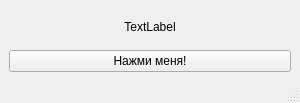
<?xml version="1.0" encoding="UTF-8"?>
<ui version="4.0">
 <class>MainWindow</class>
 <widget class="QMainWindow" name="MainWindow">
  <property name="geometry">
   <rect>
    <x>0</x>
    <y>0</y>
    <width>300</width>
    <height>103</height>
   </rect>
  </property>
  <property name="windowTitle">
   <string>My First GUI</string>
  </property>
  <widget class="QWidget" name="centralwidget">
   <layout class="QHBoxLayout" name="horizontalLayout">
    <item>
     <layout class="QVBoxLayout" name="verticalLayout">
      <item>
       <widget class="QLabel" name="MyForm">
        <property name="enabled">
         <bool>true</bool>
        </property>
        <property name="text">
         <string>TextLabel</string>
        </property>
        <property name="alignment">
         <set>Qt::AlignCenter</set>
        </property>
       </widget>
      </item>
      <item>
       <widget class="QPushButton" name="btnQuit">
        <property name="text">
         <string>Нажми меня!</string>
        </property>
       </widget>
      </item>
     </layout>
    </item>
   </layout>
  </widget>
  <widget class="QMenuBar" name="menubar">
   <property name="geometry">
    <rect>
     <x>0</x>
     <y>0</y>
     <width>300</width>
     <height>21</height>
    </rect>
   </property>
  </widget>
  <widget class="QStatusBar" name="statusbar"/>
 </widget>
 <resources/>
 <connections/>
</ui>
